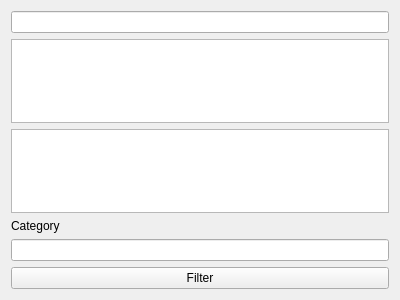
<?xml version="1.0" encoding="UTF-8"?>
<ui version="4.0">
 <class>gui</class>
 <widget class="QWidget" name="gui">
  <property name="geometry">
   <rect>
    <x>0</x>
    <y>0</y>
    <width>400</width>
    <height>300</height>
   </rect>
  </property>
  <property name="windowTitle">
   <string>gui</string>
  </property>
  <layout class="QVBoxLayout" name="verticalLayout">
   <item>
    <widget class="QLineEdit" name="searchLineEdit"/>
   </item>
   <item>
    <widget class="QListWidget" name="itemListWidget"/>
   </item>
   <item>
    <widget class="QListWidget" name="filteredListWidget"/>
   </item>
   <item>
    <widget class="QLabel" name="label">
     <property name="text">
      <string>Category</string>
     </property>
    </widget>
   </item>
   <item>
    <widget class="QLineEdit" name="categoryLineEdit"/>
   </item>
   <item>
    <widget class="QPushButton" name="filterPushButton">
     <property name="text">
      <string>Filter</string>
     </property>
    </widget>
   </item>
  </layout>
 </widget>
 <resources/>
 <connections/>
</ui>
